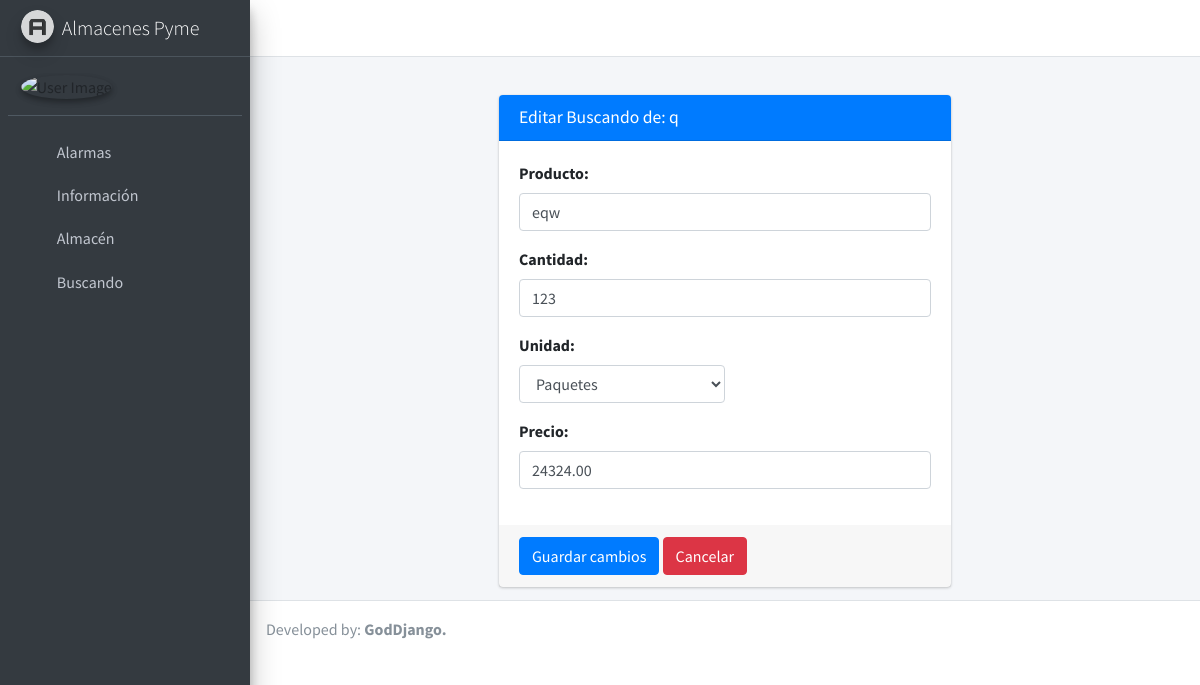
/root/buscando/edit/4/1, run on the app's committed database.
### apps/APyme/models.py (models this page shows, shortened)
class User(AbstractUser):
    email = models.EmailField('dirección de correo', unique=True)
    USERNAME_FIELD = 'email'
    REQUIRED_FIELDS = ['username']
    def __str__(self):
        return self.username

class Buscando(models.Model):
    user = models.ForeignKey(User, on_delete=models.CASCADE, related_name='usuario_buscando')
    producto = models.CharField(max_length=100, verbose_name='producto',
                                validators=[RegexValidator(
                                    regex=r'^[a-zA-Z]+$',
                                    message='El nombre debe contener solo letras'
                                )])
    cantidad = models.PositiveIntegerField(verbose_name='cantidad')
    unidad = models.CharField(max_length=100, verbose_name='unidad')
    precio = models.DecimalField(verbose_name='precio', max_digits=8, decimal_places=2)
    updated_at = models.DateTimeField(auto_now=True)

### apps/APyme/views.py (the view)
# urls.py: path('root/buscando/edit/<int:pk>/<int:user>', EditBuscandoRoot, name='EditBuscandoRoot'),
def EditBuscandoRoot(request, pk, user):
    busc = get_object_or_404(Buscando, pk=pk)
    if request.method == 'POST':
        form = BuscandoFormRoot(instance=busc, data=request.POST)
        if form.is_valid():
            form.instance.user_id = user
            form.save()
            return HttpResponseRedirect(reverse('DetailsRoot', kwargs={'pk': user}))
    uni = Almacen.objects.values_list('unidad')
    return render(request, 'Root/createProductoRoot.html', {
        'buscando': busc,
        'form': BuscandoFormRoot(instance=busc),
        'empresa': User.objects.get(id=user),
        'header': 'Editar Buscando de:',
        'boton': 'Guardar cambios',
        'unidades': Unidad.objects.filter(unidad__in=uni),
        'success_url': reverse('DetailsRoot', kwargs={'pk': user}),
    })

### apps/APyme/forms.py
class BuscandoFormRoot(ModelForm):
    producto = CharField(max_length=100,
                         required=True,
                         widget=TextInput(
                             attrs={'class': 'form-control',
                                    'placeholder': 'Entre el nombre de producto'}))
    cantidad = IntegerField(max_value=99999, required=False,
                            widget=NumberInput(attrs={'class': 'form-control',
                                                      'placeholder': 'Entre la cantidad'}))
    precio = DecimalField(required=False, widget=NumberInput(attrs={'class': 'form-control',
                                                                    'placeholder': 'Entre el precio'}))
    class Meta:
        model = Buscando
        fields = ['producto', 'precio', 'cantidad', 'unidad']

### apps/APyme/context_processors.py (called while the page is built)
def ctx_dict(request):
    if request.user.is_authenticated:
        return {
            'buscandosC': Buscando.objects.filter(user=get_current_user()),
            'almacenesC': Almacen.objects.filter(user=get_current_user()),
            'alarmasC': Alarmas.objects.filter(user2=get_current_user()),
            'empresasC': User.objects.exclude(is_superuser=True),
        }
    else:
        return {
            'buscandos': None,
            'almacenes': None,
            'alarmas': None,
        }

### apps/APyme/models.py (called while the page is built)
    def __str__(self):
        return self.unidad

### apps/APyme/templates/Root/createProductoRoot.html (shortened to what this page needs)
{% extends 'base.html' %}
{% block content %}
    <div class="col-md-6 container">
        <div class="card card-primary">
            <div class="card-header">
                <h3 class="card-title">{{ header }} {{ empresa }}</h3>
            </div>
            <form method="post" action="">
                <div class="card-body">
                    <div class="form-group">
                        <label for="exampleInputPassword1">{{ form.producto.label }}:</label>
                        {{ form.producto }}
                    </div>
                    <div class="form-group">
                        <label for="exampleInputPassword1">{{ form.cantidad.label }}:</label>
                        {{ form.cantidad }}
                    </div>
                    <div class="form-group">
                        <label for="exampleInputPassword1">{{ form.unidad.label }}:</label>
                        <select class="w-50 form-control" name="unidad">
                            {% for u in unidades %}
                                <option>{{ u }}</option>
                            {% endfor %}
                        </select>
                    </div>
                    <div class="form-group">
                        <label for="exampleInputPassword1">{{ form.precio.label }}:</label>
                        {{ form.precio }}
                    </div>
                </div>
                <div class="card-footer">
                    <button type="submit" class="btn btn-primary">{{ boton }}</button>
                    <a href="{{ success_url }}" type="submit" class="btn btn-danger">Cancelar</a>
                </div>
            </form>
        </div>
    </div>
{% endblock %}

### data on the page
User: username "q"
Buscando: producto "eqw", cantidad "123", precio "24324.00"

### other printed values
{{ header }} "Editar Buscando de:"
{{ boton }} "Guardar cambios"
form field unidad "Paquetes"
